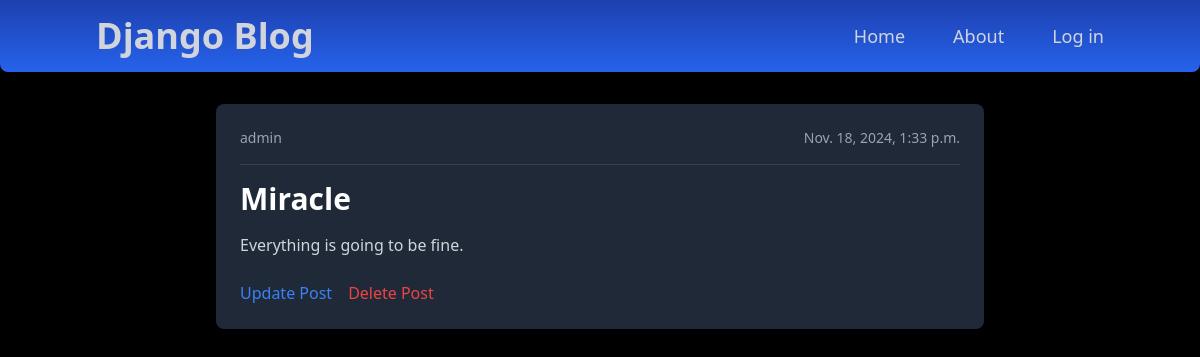
/user_post/1, run on the app's committed database.
### blog_app/models.py (models this page shows)
class Post(models.Model):
    id = models.AutoField(primary_key=True)
    title = models.CharField(max_length=200)
    content = models.TextField(null=True, blank=True)
    user = models.ForeignKey(User, on_delete=models.CASCADE)
    date_posted = models.DateTimeField(default=timezone.now)

### blog_app/views.py (the view)
# urls.py: path("user_post/<int:pk>", views.reading_posts, name='reading_post_page'),
def reading_posts(request, pk):
    specific_post = Post.objects.get(pk=pk)
    return render(request, 'blog_app/specific_post.html', {'specific_post': specific_post})

### blog_app/templates/blog_app/specific_post.html
{% extends "blog_app/base.html" %}
{% block content %}
<div class="container mx-auto max-w-3xl text-white p-6 bg-gray-800 rounded-lg shadow-lg mt-8">
    <div class="flex justify-between items-center mb-4">
        <p class="text-sm text-gray-400">{{specific_post.user}}</p>
        <p class="text-sm text-gray-400">{{specific_post.date_posted}}</p>
    </div>
    <div class="border-b border-gray-700 mb-4"></div>
    <h1 class="text-3xl font-bold mb-4">{{specific_post.title}}</h1>
    <p class="text-gray-300 mb-6">{{specific_post.content}}</p>
    <div class="flex space-x-4">
        <a href="{% url 'updating_post_page' pk=specific_post.id %}" class="text-blue-500 hover:underline">Update Post</a>
        <a href="{% url 'delete_post_page' pk=specific_post.id %}" class="text-red-500 hover:underline">Delete Post</a>
    </div>
</div>
{% endblock content %}

### data on the page
Post: user "admin", date_posted "Nov. 18, 2024, 1:33 p.m.", title "Miracle", content "Everything is going to be fine."
